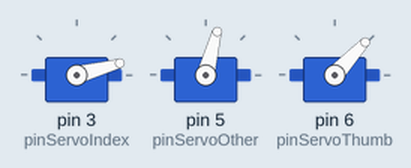
Recording of a sketch running on a simulated Arduino Uno, built with avr-gcc and run on an emulated ATmega328P. On the bench: 3 × servo.

Above: at 0.05 s.
Timing chart, 0 to 4.6 s (numbered marks = the images above):
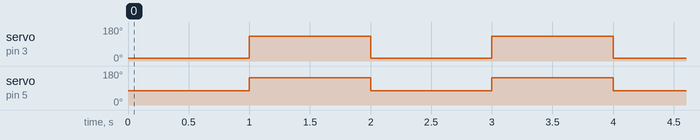

Measured:
- by itself, servo on pin 3 (pinServoIndex): alternates 130° for 1.0 s and 15° for 1.0 s
- by itself, servo on pin 5 (pinServoOther): alternates 145° for 1.0 s and 75° for 1.0 s

The sketch:

hackberry.ino
```cpp
/*
 * 2019.12.15
 * Hackberry 筋電操作
 * 動作テスト
 * ver.1
 */
#include <Servo.h> //サーボライブラリ

#define pinServoIndex 3
#define pinServoOther 5
#define pinServoThumb 6

//Hardware モーター
Servo servoIndex; //index finger Servoオブジェクト"servoIndex"の作成
Servo servoOther; //other three fingers
Servo servoThumb; //thumb

const int outThumbMax = 140;//right:open, left:close (140)親指サーボ
const int outIndexMax = 130;//right:open, left:close (130)人差
const int outOtherMax = 145;//right:open, left:close ３指
const int outThumbMin = 47;//right:close, left:open (47)
const int outIndexMin = 15;//right:close, left:open (27)
const int outOtherMin = 75;//right:close, left:open(105)

int outThumbOpen,outThumbClose,outIndexOpen,outIndexClose,outOtherOpen,outOtherClose;


void setup() {
  // put your setup code here, to run once:
  Serial.begin(115200);

  outThumbOpen=outThumbMin; outThumbClose=outThumbMax;
  outIndexOpen=outIndexMin; outIndexClose=outIndexMax;
  outOtherOpen=outOtherMin; outOtherClose=outOtherMax;

  servoIndex.attach(pinServoIndex);
  servoOther.attach(pinServoOther);
  servoThumb.attach(pinServoThumb);

  servoIndex.write(outIndexOpen);//サーボの角度を入力 outIndexOpenがサーボに与える角度
  servoOther.write(outOtherOpen);//
  servoThumb.write(outThumbOpen);//outIndexOpen=outIndexMax、初期位置と最大角

}

void loop() {
  // put your main code here, to run repeatedly:
  servoIndex.write(outIndexOpen);
  servoOther.write(outOtherOpen);
  //servoThumb.write(outThumbOpen);
  delay(1000);
  servoIndex.write(outIndexClose);
  servoOther.write(outOtherClose);
  //servoThumb.write(outThumbClose);
  delay(1000);

}
```
